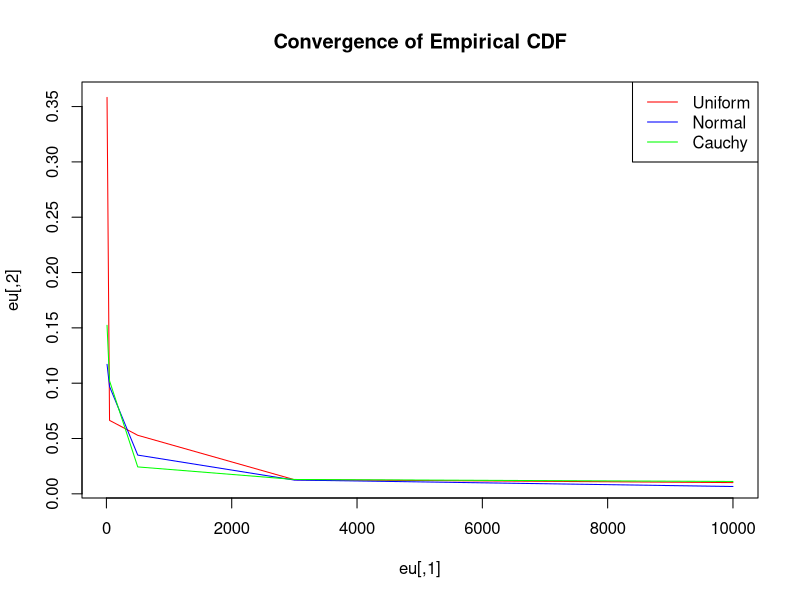

Here is the R script that generated this plot:
## ---- chunk 1
#| echo: true
#| message: false
#| fig-align: center
#| fig-cap: "Figure: Illustration of Glivenko–Cantelli."
#| out-width: 70%
#| fig-height: 6
#| fig-weight: 6
#| view-distance: 10

ru <- runif(10000); F10 <- ecdf(ru[1:10]); F50 <- ecdf(ru[1:50]) 
F500 <- ecdf(ru[1:500]); F3000 <- ecdf(ru[1:3000]); F10000 <- ecdf(ru)

eu <- c(10, max(abs(F10(ru[1:10]) - punif(ru[1:10]))))
eu <- rbind(eu, c(50, max(abs(F50(ru[1:50]) - punif(ru[1:50])))))
eu <- rbind(eu, c(500, max(abs(F500(ru[1:500]) - punif(ru[1:500])))))
eu <- rbind(eu, c(3000, max(abs(F3000(ru[1:3000]) - punif(ru[1:3000])))))
eu <- rbind(eu, c(10000, max(abs(F10000(ru[1:10000]) - punif(ru[1:10000])))))

rn <- rnorm(10000); Fn10 <- ecdf(rn[1:10]); Fn50 <- ecdf(rn[1:50]) 
Fn500 <- ecdf(rn[1:500]); Fn3000 <- ecdf(rn[1:3000]); Fn10000 <- ecdf(rn)

en <- c(10, max(abs(Fn10(rn[1:10]) - pnorm(rn[1:10]))))
en <- rbind(en, c(50, max(abs(Fn50(rn[1:50]) - pnorm(rn[1:50])))))
en <- rbind(en, c(500, max(abs(Fn500(rn[1:500]) - pnorm(rn[1:500])))))
en <- rbind(en, c(3000, max(abs(Fn3000(rn[1:3000]) - pnorm(rn[1:3000])))))
en <- rbind(en, c(10000, max(abs(Fn10000(rn[1:10000]) - pnorm(rn[1:10000])))))

rc <- rcauchy(10000); Fc10 <- ecdf(rc[1:10]); Fc50 <- ecdf(rc[1:50]) 
Fc500 <- ecdf(rc[1:500]); Fc3000 <- ecdf(rc[1:3000]); Fc10000 <- ecdf(rc)

ec <- c(10, max(abs(Fc10(rc[1:10]) - pcauchy(rc[1:10]))))
ec <- rbind(ec, c(50, max(abs(Fc50(rc[1:50]) - pcauchy(rc[1:50])))))
ec <- rbind(ec, c(500, max(abs(Fc500(rc[1:500]) - pcauchy(rc[1:500])))))
ec <- rbind(ec, c(3000, max(abs(Fc3000(rc[1:3000]) - pcauchy(rc[1:3000]))))) 
ec <- rbind(ec, c(10000, max(abs(Fc10000(rc[1:10000]) - pcauchy(rc[1:10000])))))

plot(eu,type='l',col='red',main='Convergence of Empirical CDF')
lines(en,col='blue')
lines(ec,col='green')
legend('topright',c('Uniform','Normal','Cauchy'), lty=1, col=c('red','blue','green'))
